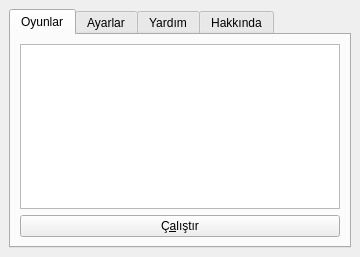
<?xml version="1.0" encoding="UTF-8"?>
<ui version="4.0">
 <author>dogangolcuk</author>
 <class>MainWindow</class>
 <widget class="QWidget" name="MainWindow">
  <property name="geometry">
   <rect>
    <x>0</x>
    <y>0</y>
    <width>360</width>
    <height>257</height>
   </rect>
  </property>
  <property name="windowTitle">
   <string>QZinc</string>
  </property>
  <property name="windowIcon">
   <iconset>
    <normaloff>../../../../../../usr/kde/3.5/share/icons/crystalsvg/32x32/actions/exec.png</normaloff>../../../../../../usr/kde/3.5/share/icons/crystalsvg/32x32/actions/exec.png</iconset>
  </property>
  <layout class="QGridLayout">
   <property name="margin">
    <number>9</number>
   </property>
   <property name="spacing">
    <number>6</number>
   </property>
   <item row="0" column="0">
    <widget class="QTabWidget" name="tabWidget">
     <property name="currentIndex">
      <number>0</number>
     </property>
     <widget class="QWidget" name="tab">
      <attribute name="title">
       <string>Oyunlar</string>
      </attribute>
      <layout class="QVBoxLayout">
       <property name="spacing">
        <number>6</number>
       </property>
       <property name="margin">
        <number>9</number>
       </property>
       <item>
        <widget class="QListWidget" name="lwOyunlar"/>
       </item>
       <item>
        <widget class="QPushButton" name="pbOynat">
         <property name="text">
          <string>Ç&amp;alıştır</string>
         </property>
         <property name="icon">
          <iconset>
           <normaloff>../../../../../../usr/kde/3.5/share/icons/crystalsvg/32x32/actions/exec.png</normaloff>../../../../../../usr/kde/3.5/share/icons/crystalsvg/32x32/actions/exec.png</iconset>
         </property>
        </widget>
       </item>
      </layout>
     </widget>
     <widget class="QWidget" name="tab_2">
      <attribute name="title">
       <string>Ayarlar</string>
      </attribute>
      <layout class="QGridLayout">
       <item row="0" column="0">
        <widget class="QCheckBox" name="chbSound">
         <property name="text">
          <string>Ses</string>
         </property>
         <property name="checked">
          <bool>true</bool>
         </property>
        </widget>
       </item>
       <item row="0" column="1" colspan="5">
        <widget class="QCheckBox" name="CbFullScreen">
         <property name="text">
          <string>Tam Ekran</string>
         </property>
         <property name="checked">
          <bool>true</bool>
         </property>
        </widget>
       </item>
       <item row="3" column="0">
        <widget class="QLabel" name="label_3">
         <property name="text">
          <string>Çözünürlülük :</string>
         </property>
        </widget>
       </item>
       <item row="3" column="3">
        <widget class="QLineEdit" name="LeX">
         <property name="text">
          <string>1024</string>
         </property>
        </widget>
       </item>
       <item row="3" column="4">
        <widget class="QLabel" name="label_2">
         <property name="text">
          <string>X</string>
         </property>
        </widget>
       </item>
       <item row="3" column="5">
        <widget class="QLineEdit" name="LeY">
         <property name="text">
          <string>768</string>
         </property>
        </widget>
       </item>
       <item row="4" column="0" colspan="2">
        <widget class="QLabel" name="label_4">
         <property name="text">
          <string>Rom Klasörü  :</string>
         </property>
        </widget>
       </item>
       <item row="4" column="2">
        <widget class="QToolButton" name="TbOyunYolu">
         <property name="text">
          <string>...</string>
         </property>
        </widget>
       </item>
       <item row="4" column="3" colspan="3">
        <widget class="QLineEdit" name="oyunYolu"/>
       </item>
       <item row="1" column="0">
        <widget class="QLabel" name="label_5">
         <property name="text">
          <string>Filtering         :</string>
         </property>
        </widget>
       </item>
       <item row="1" column="3">
        <widget class="QSpinBox" name="FilterBox">
         <property name="maximum">
          <number>3</number>
         </property>
        </widget>
       </item>
      </layout>
     </widget>
     <widget class="QWidget" name="tab_3">
      <attribute name="title">
       <string>Yardım</string>
      </attribute>
      <layout class="QGridLayout">
       <property name="margin">
        <number>9</number>
       </property>
       <property name="spacing">
        <number>6</number>
       </property>
       <item row="0" column="0">
        <widget class="QTextBrowser" name="textBrowser">
         <property name="html">
          <string>&lt;!DOCTYPE HTML PUBLIC &quot;-//W3C//DTD HTML 4.0//EN&quot; &quot;http://www.w3.org/TR/REC-html40/strict.dtd&quot;&gt;
&lt;html&gt;&lt;head&gt;&lt;meta name=&quot;qrichtext&quot; content=&quot;1&quot; /&gt;&lt;style type=&quot;text/css&quot;&gt;
p, li { white-space: pre-wrap; }
&lt;/style&gt;&lt;/head&gt;&lt;body style=&quot; font-family:'Sans Serif'; font-size:9pt; font-weight:400; font-style:normal;&quot;&gt;
&lt;p style=&quot; margin-top:0px; margin-bottom:0px; margin-left:0px; margin-right:0px; -qt-block-indent:0; text-indent:0px;&quot;&gt;&lt;span style=&quot; font-weight:600;&quot;&gt;QUICK START:&lt;/span&gt;&lt;/p&gt;
&lt;p style=&quot; margin-top:0px; margin-bottom:0px; margin-left:0px; margin-right:0px; -qt-block-indent:0; text-indent:0px;&quot;&gt;&lt;span style=&quot; color:#ff0000;&quot;&gt;5 - Coin player 1&lt;/span&gt;&lt;/p&gt;
&lt;p style=&quot; margin-top:0px; margin-bottom:0px; margin-left:0px; margin-right:0px; -qt-block-indent:0; text-indent:0px;&quot;&gt;&lt;span style=&quot; color:#ff0000;&quot;&gt;1 - Start player 1&lt;/span&gt;&lt;/p&gt;
&lt;p style=&quot; margin-top:0px; margin-bottom:0px; margin-left:0px; margin-right:0px; -qt-block-indent:0; text-indent:0px;&quot;&gt;&lt;span style=&quot; color:#ff0000;&quot;&gt;A,S,D,Z,X,C - player 1 buttons&lt;/span&gt;&lt;/p&gt;
&lt;p style=&quot; margin-top:0px; margin-bottom:0px; margin-left:0px; margin-right:0px; -qt-block-indent:0; text-indent:0px;&quot;&gt;&lt;span style=&quot; color:#ff0000;&quot;&gt;ESC - exits the emulator&lt;/span&gt;&lt;/p&gt;
&lt;p style=&quot;-qt-paragraph-type:empty; margin-top:0px; margin-bottom:0px; margin-left:0px; margin-right:0px; -qt-block-indent:0; text-indent:0px; color:#ff0000;&quot;&gt;&lt;/p&gt;
&lt;p style=&quot; margin-top:0px; margin-bottom:0px; margin-left:0px; margin-right:0px; -qt-block-indent:0; text-indent:0px;&quot;&gt;&lt;span style=&quot; font-weight:600;&quot;&gt;KEYS:&lt;/span&gt;&lt;/p&gt;
&lt;p style=&quot;-qt-paragraph-type:empty; margin-top:0px; margin-bottom:0px; margin-left:0px; margin-right:0px; -qt-block-indent:0; text-indent:0px;&quot;&gt;&lt;/p&gt;
&lt;p style=&quot; margin-top:0px; margin-bottom:0px; margin-left:0px; margin-right:0px; -qt-block-indent:0; text-indent:0px;&quot;&gt;&lt;span style=&quot; color:#ff0000;&quot;&gt;1 - Start player 1&lt;/span&gt;&lt;/p&gt;
&lt;p style=&quot; margin-top:0px; margin-bottom:0px; margin-left:0px; margin-right:0px; -qt-block-indent:0; text-indent:0px;&quot;&gt;2 - Start player 2&lt;/p&gt;
&lt;p style=&quot; margin-top:0px; margin-bottom:0px; margin-left:0px; margin-right:0px; -qt-block-indent:0; text-indent:0px;&quot;&gt;4 - Test switch (enters test mode in most games)&lt;/p&gt;
&lt;p style=&quot; margin-top:0px; margin-bottom:0px; margin-left:0px; margin-right:0px; -qt-block-indent:0; text-indent:0px;&quot;&gt;&lt;span style=&quot; color:#ff0000;&quot;&gt;5 - Coin player 1&lt;/span&gt;&lt;/p&gt;
&lt;p style=&quot; margin-top:0px; margin-bottom:0px; margin-left:0px; margin-right:0px; -qt-block-indent:0; text-indent:0px;&quot;&gt;6 - Coin player 2&lt;/p&gt;
&lt;p style=&quot; margin-top:0px; margin-bottom:0px; margin-left:0px; margin-right:0px; -qt-block-indent:0; text-indent:0px;&quot;&gt;7 - Service switch&lt;/p&gt;
&lt;p style=&quot;-qt-paragraph-type:empty; margin-top:0px; margin-bottom:0px; margin-left:0px; margin-right:0px; -qt-block-indent:0; text-indent:0px;&quot;&gt;&lt;/p&gt;
&lt;p style=&quot; margin-top:0px; margin-bottom:0px; margin-left:0px; margin-right:0px; -qt-block-indent:0; text-indent:0px;&quot;&gt;Cursor Keys - player 1 directions&lt;/p&gt;
&lt;p style=&quot; margin-top:0px; margin-bottom:0px; margin-left:0px; margin-right:0px; -qt-block-indent:0; text-indent:0px;&quot;&gt;&lt;span style=&quot; color:#ff0000;&quot;&gt;A,S,D,Z,X,C - player 1 buttons&lt;/span&gt;&lt;/p&gt;
&lt;p style=&quot;-qt-paragraph-type:empty; margin-top:0px; margin-bottom:0px; margin-left:0px; margin-right:0px; -qt-block-indent:0; text-indent:0px;&quot;&gt;&lt;/p&gt;
&lt;p style=&quot; margin-top:0px; margin-bottom:0px; margin-left:0px; margin-right:0px; -qt-block-indent:0; text-indent:0px;&quot;&gt;B, H, N, M - player 2 directions&lt;/p&gt;
&lt;p style=&quot; margin-top:0px; margin-bottom:0px; margin-left:0px; margin-right:0px; -qt-block-indent:0; text-indent:0px;&quot;&gt;U,I,O,J,K,L - player 2 buttons&lt;/p&gt;
&lt;p style=&quot;-qt-paragraph-type:empty; margin-top:0px; margin-bottom:0px; margin-left:0px; margin-right:0px; -qt-block-indent:0; text-indent:0px;&quot;&gt;&lt;/p&gt;
&lt;p style=&quot; margin-top:0px; margin-bottom:0px; margin-left:0px; margin-right:0px; -qt-block-indent:0; text-indent:0px;&quot;&gt;&lt;span style=&quot; color:#ff0000;&quot;&gt;ESC - exits the emulator&lt;/span&gt;&lt;/p&gt;
&lt;p style=&quot;-qt-paragraph-type:empty; margin-top:0px; margin-bottom:0px; margin-left:0px; margin-right:0px; -qt-block-indent:0; text-indent:0px;&quot;&gt;&lt;/p&gt;
&lt;p style=&quot; margin-top:0px; margin-bottom:0px; margin-left:0px; margin-right:0px; -qt-block-indent:0; text-indent:0px;&quot;&gt;F5 - take a snapshot (may depend on the renderer)&lt;/p&gt;&lt;/body&gt;&lt;/html&gt;</string>
         </property>
        </widget>
       </item>
      </layout>
     </widget>
     <widget class="QWidget" name="tab_4">
      <attribute name="title">
       <string>Hakkında</string>
      </attribute>
      <layout class="QGridLayout">
       <property name="margin">
        <number>9</number>
       </property>
       <property name="spacing">
        <number>6</number>
       </property>
       <item row="0" column="0">
        <widget class="QLabel" name="label">
         <property name="text">
          <string>&lt;!DOCTYPE HTML PUBLIC &quot;-//W3C//DTD HTML 4.0//EN&quot; &quot;http://www.w3.org/TR/REC-html40/strict.dtd&quot;&gt;
&lt;html&gt;&lt;head&gt;&lt;meta name=&quot;qrichtext&quot; content=&quot;1&quot; /&gt;&lt;style type=&quot;text/css&quot;&gt;
p, li { white-space: pre-wrap; }
&lt;/style&gt;&lt;/head&gt;&lt;body style=&quot; font-family:'Sans Serif'; font-size:9pt; font-weight:400; font-style:normal;&quot;&gt;
&lt;p align=&quot;center&quot; style=&quot; margin-top:0px; margin-bottom:0px; margin-left:0px; margin-right:0px; -qt-block-indent:0; text-indent:0px;&quot;&gt;&lt;a href=&quot;http://code.google.com/u/dogangolcuk&quot;&gt;&lt;span style=&quot; font-size:18pt; text-decoration: underline; color:#0000ff;&quot;&gt;QZinc 0.4&lt;/span&gt;&lt;/a&gt;&lt;/p&gt;
&lt;p align=&quot;center&quot; style=&quot; margin-top:0px; margin-bottom:0px; margin-left:0px; margin-right:0px; -qt-block-indent:0; text-indent:0px;&quot;&gt;2007-2011 &lt;/p&gt;
&lt;p style=&quot;-qt-paragraph-type:empty; margin-top:0px; margin-bottom:0px; margin-left:0px; margin-right:0px; -qt-block-indent:0; text-indent:0px;&quot;&gt;&lt;/p&gt;
&lt;p align=&quot;center&quot; style=&quot; margin-top:0px; margin-bottom:0px; margin-left:0px; margin-right:0px; -qt-block-indent:0; text-indent:0px;&quot;&gt;&lt;span style=&quot; font-weight:600; text-decoration: underline;&quot;&gt;dogangolcuk@gmail.com&lt;/span&gt;&lt;/p&gt;
&lt;p style=&quot;-qt-paragraph-type:empty; margin-top:0px; margin-bottom:0px; margin-left:0px; margin-right:0px; -qt-block-indent:0; text-indent:0px;&quot;&gt;&lt;/p&gt;
&lt;p style=&quot;-qt-paragraph-type:empty; margin-top:0px; margin-bottom:0px; margin-left:0px; margin-right:0px; -qt-block-indent:0; text-indent:0px;&quot;&gt;&lt;/p&gt;&lt;/body&gt;&lt;/html&gt;</string>
         </property>
         <property name="alignment">
          <set>Qt::AlignCenter</set>
         </property>
        </widget>
       </item>
      </layout>
     </widget>
    </widget>
   </item>
  </layout>
 </widget>
 <resources>
  <include location="games.qrc"/>
 </resources>
 <connections/>
</ui>
